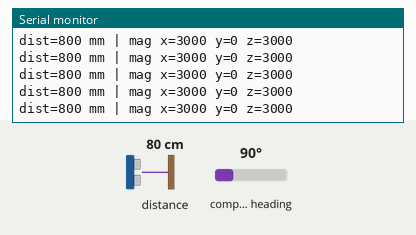
The sketch below on a simulated Seeed XIAO ESP32-S3. Parts: the last lines printed to the serial monitor. Wiring (inferred from the names in the program): QMC5883L compass at I2C address 0x0D. The test bench sets the inputs (shaded band); at power-on: distance to the obstacle 80 cm, compass heading 90°. The modem accepts every AT command (registered, SIM ready, sends succeed) and sends nothing else.

Above: at 1.2 s.
1.3 s: distance to the obstacle set to 2 cm
At 2.4 s:
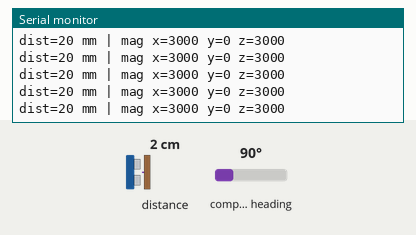
2.8 s: compass heading set to 7°
At 3.6 s:
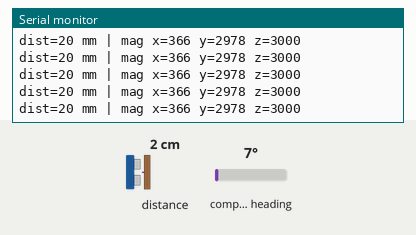
4.3 s: distance to the obstacle set to 4 cm
At 5.0 s:
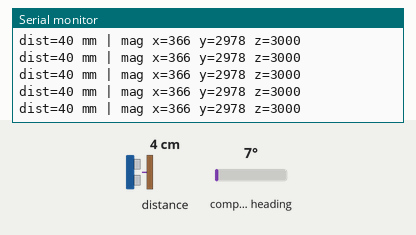
Timing chart, 0 to 7.3 s (numbered marks = the images above; inputs shaded):
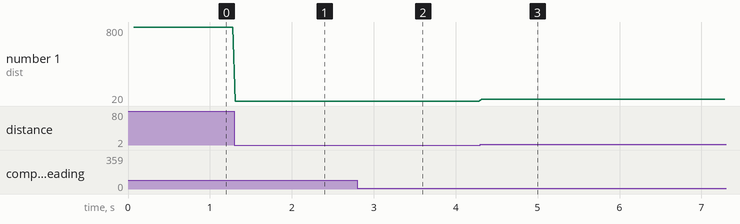

The sketch:

v4_msp_rangefinder_bridge.ino
```cpp
/*
 * MSP Rangefinder + Compass Bridge v4 — XIAO ESP32-S3 -> iNav (F405)
 * ------------------------------------------------------------------
 * Clean build, addresses CONFIRMED on this hardware (via external I2C scan):
 *   VL53L0X rangefinder = 0x29   ->  MSP2_SENSOR_RANGEFINDER (0x1F01)
 *   QMC5883L compass    = 0x0D   ->  MSP2_SENSOR_COMPASS    (0x1F04)
 *
 * No bus scanner. Mag reads use STOP (not repeated-start) + an I2C timeout, so a
 * disconnected mag returns cleanly instead of hanging the shared bus (the v3 bug).
 *
 * STILL TO VERIFY before flying poshold: AXIS ALIGNMENT (the 3 lines in loop()).
 *   Bench (serial): nose down -> magX up ; right side down -> magY up (N. hemisphere).
 *   Then confirm the heading tracks correctly in the iNav Setup tab.
 *
 * Wiring: both sensors SDA->D4(GPIO5) SCL->D5(GPIO6) VCC->3V3 GND->GND ;
 *   ESP TX D6(GPIO43)->FC UART3 RX ; shared GND ; M100 compass SDA/SCL on the XIAO.
 * iNav: Ports->MSP on UART3 @115200 ;
 *   CLI: set rangefinder_hardware=MSP / set mag_hardware=MSP / set align_mag=CW0 / save
 * Library: "VL53L0X" by Pololu.   Board: XIAO_ESP32S3.
 */

#include <Wire.h>
#include <VL53L0X.h>

// ---------------- Config ----------------
static const uint32_t FC_BAUD      = 115200;
static const int      PIN_SDA      = 5;      // D4
static const int      PIN_SCL      = 6;      // D5
static const int      PIN_FC_TX    = 43;     // D6
static const int      PIN_FC_RX    = 44;     // D7
static const uint16_t SEND_HZ      = 30;
static const int32_t  MAX_VALID_MM = 2000;
static const bool     DEBUG_USB    = true;
// ----------------------------------------

static const uint8_t QMC_ADDR = 0x0D;        // confirmed magnetometer

HardwareSerial FC(1);
VL53L0X sensor;
bool magPresent = false;

static const uint8_t  MSP_HDR_X               = 'X';
static const uint8_t  MSP_DIR_TO_FC           = '<';
static const uint16_t MSP2_SENSOR_RANGEFINDER = 0x1F01;
static const uint16_t MSP2_SENSOR_COMPASS     = 0x1F04;

// ----------------------- MSP v2 -----------------------
static uint8_t crc8_dvb_s2(uint8_t crc, uint8_t a) {
  crc ^= a;
  for (uint8_t i = 0; i < 8; i++)
    crc = (crc & 0x80) ? (uint8_t)((crc << 1) ^ 0xD5) : (uint8_t)(crc << 1);
  return crc;
}
void mspSend(uint16_t function, const uint8_t *payload, uint16_t len) {
  uint8_t flag = 0, crc = 0;
  FC.write('$'); FC.write(MSP_HDR_X); FC.write(MSP_DIR_TO_FC);
  FC.write(flag);                      crc = crc8_dvb_s2(crc, flag);
  uint8_t fl = function & 0xFF;        FC.write(fl); crc = crc8_dvb_s2(crc, fl);
  uint8_t fh = (function >> 8) & 0xFF; FC.write(fh); crc = crc8_dvb_s2(crc, fh);
  uint8_t sl = len & 0xFF;             FC.write(sl); crc = crc8_dvb_s2(crc, sl);
  uint8_t sh = (len >> 8) & 0xFF;      FC.write(sh); crc = crc8_dvb_s2(crc, sh);
  for (uint16_t i = 0; i < len; i++) { FC.write(payload[i]); crc = crc8_dvb_s2(crc, payload[i]); }
  FC.write(crc);
}
// payload: quality(u8) + distanceMm(i32 LE). distance < 0 = out of range.
void sendRangefinder(uint8_t quality, int32_t mm) {
  uint8_t p[5] = { quality,
                   (uint8_t)(mm & 0xFF),         (uint8_t)((mm >> 8)  & 0xFF),
                   (uint8_t)((mm >> 16) & 0xFF), (uint8_t)((mm >> 24) & 0xFF) };
  mspSend(MSP2_SENSOR_RANGEFINDER, p, sizeof(p));
}
// payload: instance(u8) + timeMs(u32 LE) + magX,magY,magZ (i16 LE).
void sendCompass(int16_t bx, int16_t by, int16_t bz) {
  uint32_t t = millis();
  uint16_t ux = (uint16_t)bx, uy = (uint16_t)by, uz = (uint16_t)bz;
  uint8_t p[11] = {
    0,
    (uint8_t)(t & 0xFF),  (uint8_t)((t >> 8) & 0xFF),
    (uint8_t)((t >> 16) & 0xFF), (uint8_t)((t >> 24) & 0xFF),
    (uint8_t)(ux & 0xFF), (uint8_t)((ux >> 8) & 0xFF),
    (uint8_t)(uy & 0xFF), (uint8_t)((uy >> 8) & 0xFF),
    (uint8_t)(uz & 0xFF), (uint8_t)((uz >> 8) & 0xFF)
  };
  mspSend(MSP2_SENSOR_COMPASS, p, sizeof(p));
}

// ----------------------- QMC5883L -----------------------
void i2cWrite(uint8_t addr, uint8_t reg, uint8_t val) {
  Wire.beginTransmission(addr); Wire.write(reg); Wire.write(val); Wire.endTransmission();
}
bool i2cPresent(uint8_t addr) {
  Wire.beginTransmission(addr);
  return (Wire.endTransmission() == 0);
}
void magInit() {
  i2cWrite(QMC_ADDR, 0x0B, 0x01);   // set/reset period (recommended)
  i2cWrite(QMC_ADDR, 0x09, 0x1D);   // OSR=512, RNG=8G, ODR=200Hz, continuous
}
bool magReadRaw(int16_t &mx, int16_t &my, int16_t &mz) {
  uint8_t b[6];
  Wire.beginTransmission(QMC_ADDR); Wire.write(0x00); Wire.endTransmission(true);  // STOP
  if (Wire.requestFrom((int)QMC_ADDR, 6) != 6) return false;
  for (int i = 0; i < 6; i++) b[i] = Wire.read();
  mx = (int16_t)((b[1] << 8) | b[0]);   // little-endian, order X,Y,Z
  my = (int16_t)((b[3] << 8) | b[2]);
  mz = (int16_t)((b[5] << 8) | b[4]);
  return true;
}

// ----------------------- Rangefinder -----------------------
int32_t readDistanceMm() {
  uint16_t mm = sensor.readRangeContinuousMillimeters();
  if (sensor.timeoutOccurred())     return -1;
  if (mm == 0 || mm > MAX_VALID_MM) return -1;
  return (int32_t)mm;
}

void setup() {
  if (DEBUG_USB) Serial.begin(115200);
  FC.begin(FC_BAUD, SERIAL_8N1, PIN_FC_RX, PIN_FC_TX);
  Wire.begin(PIN_SDA, PIN_SCL);
  Wire.setClock(400000);
  Wire.setTimeOut(25);              // ms: never block the bus forever on a dead device

  // Rangefinder (0x29)
  sensor.setTimeout(100);
  if (!sensor.init()) { if (DEBUG_USB) Serial.println("VL53L0X (0x29) not found"); }
  else {
    sensor.setSignalRateLimit(0.1);
    sensor.setVcselPulsePeriod(VL53L0X::VcselPeriodPreRange, 18);
    sensor.setVcselPulsePeriod(VL53L0X::VcselPeriodFinalRange, 14);
    sensor.setMeasurementTimingBudget(33000);
    sensor.startContinuous();
  }

  // Compass (0x0D)
  magPresent = i2cPresent(QMC_ADDR);
  if (magPresent) { magInit(); if (DEBUG_USB) Serial.println("QMC5883L (0x0D) OK"); }
  else if (DEBUG_USB)         Serial.println("QMC5883L (0x0D) not found - check wiring");
}

void loop() {
  static uint32_t last = 0;
  const uint32_t period = 1000 / SEND_HZ;
  if (millis() - last < period) return;
  last = millis();

  // Rangefinder -> iNav
  int32_t d = readDistanceMm();
  if (d < 0) sendRangefinder(0, -1);
  else       sendRangefinder(255, d);

  // Compass -> iNav
  int16_t mx, my, mz;
  if (magPresent && magReadRaw(mx, my, mz)) {
    // ===== AXIS ALIGNMENT — edit ONLY these 3 lines after the orientation check =====
    int16_t bx =  my;   // body X = forward
    int16_t by =  mx;   // body Y = right
    int16_t bz =  -mz;   // body Z = down
    // (example fix:  int16_t bx = -my;  int16_t by = mx;  int16_t bz = -mz;)
    // ===============================================================================
    sendCompass(bx, by, bz);
    if (DEBUG_USB) Serial.printf("dist=%ld mm | mag x=%d y=%d z=%d\n", d, bx, by, bz);
  } else if (DEBUG_USB) {
    Serial.printf("dist=%ld mm | mag: --\n", d);
  }
}
```

Measured:
- after the input at 1.3 s, the serial monitor: prints a new line at once (image 1)
- after the input at 2.8 s, the serial monitor: prints a new line at once (image 2)
- after the input at 4.3 s, the serial monitor: prints a new line at once (image 3)
- plotted number 1: 800 → 20 after the input at 1.3 s, 20 → 40 after the input at 4.3 s
